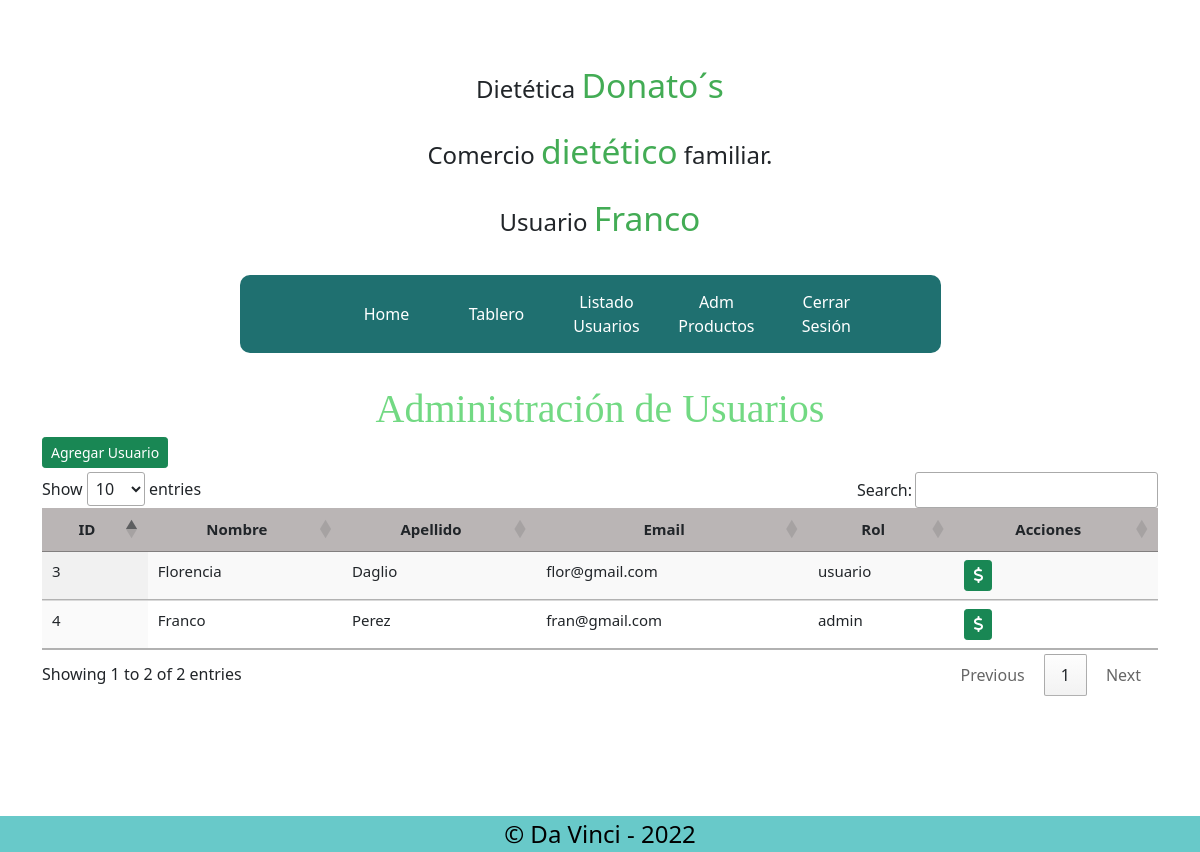
/admin/index.php?s=usuarios (signed in), run on the app's committed database.
### tables this page shows
CREATE TABLE `usuario` (
  `usuario_id` int(11) NOT NULL AUTO_INCREMENT,
  `nombre` varchar(100) NOT NULL,
  `apellido` varchar(100) NOT NULL,
  `email` varchar(150) NOT NULL,
  `password` varchar(300) NOT NULL,
  `fk_rol` int(11) NOT NULL,
  PRIMARY KEY (`usuario_id`),
  KEY `fk_rol` (`fk_rol`),
  CONSTRAINT `relacion_usuario_rol` FOREIGN KEY (`fk_rol`) REFERENCES `rol` (`rol_id`)
);

CREATE TABLE `rol` (
  `rol_id` int(11) NOT NULL AUTO_INCREMENT,
  `rol` varchar(100) NOT NULL,
  PRIMARY KEY (`rol_id`)
);

### classes/Usuario.php (called while the page is built, shortened)
<?php
class Usuario
{
    private int $usuario_id;
    private string $nombre;
    private string $apellido;
    private string $email;
    private string $rol;
    public function todo(): array
    {
        $db = (new DB)->getConexion();
        $query = "SELECT * FROM usuario INNER JOIN rol ON rol.rol_id = usuario.fk_rol";
        $stmt = $db->prepare($query);
        $stmt->execute();
        $stmt->setFetchMode(PDO::FETCH_CLASS, usuario::class);
        return $stmt->fetchAll();
    }
    public function getUsuarioId() : int{
        return $this->usuario_id;
    }
    public function getUsuarioNombre() : string{
        return $this->nombre;
    }
    public function getApellido(): string
    {
        return $this->apellido;
    }
    public function getEmail(): string
    {
        return $this->email;
    }
    public function getUsuarioRol() : string{
        return $this->rol;
    }
}

### admin/views/usuarios.php (the view)
<?php
$usuarios = (new usuario)->todo();
?>
<head>
	<link rel="stylesheet" href="https://cdnjs.cloudflare.com/ajax/libs/font-awesome/6.2.1/css/all.min.css">
</head>
<section class="container">
	<h1 class="mb-1">Administración de Usuarios</h1>
	<div class="mb-1"><a href="index.php?s=usuarios-publicar" class="btn btn-success btn-sm">Agregar Usuario</a></div>
	<table class="table display table-striped" id="table">
		<thead>
			<tr>
				<th>ID</th>
				<th>Nombre</th>
				<th>Apellido</th>
				<th>Email</th>
				<th>Rol</th>
				<th>Acciones</th>
			</tr>
		</thead>
		<tbody>
			<?php
			foreach ($usuarios as $usuario) :
			?>
				<tr>
				    <td><?= htmlspecialchars($usuario->getUsuarioId()); ?></td>
					<td><?= htmlspecialchars($usuario->getUsuarioNombre()); ?></td>
					<td><?= htmlspecialchars($usuario->getApellido()); ?></td>
					<td><?= htmlspecialchars($usuario->getEmail()); ?></td>
					<td><?= htmlspecialchars($usuario->getUsuarioRol()); ?></td>
					<td>
						<a href="index.php?s=compras-realizadas&id=<?= $usuario->getUsuarioId(); ?>" class="btn btn-success btn-sm"><i class="fas fa-dollar-sign"></i></a>
					</td>
				</tr>
			<?php
			endforeach;
			?>
		</tbody>
	</table>
</section>

### css/estilos.css (style rules this page uses)
* { margin: 0; padding: 0; font-size: 1rem; }
h1 { text-align: center; color: rgb(114, 217, 131); font-family: "Domine", serif; }
.form-floating, .btn-success { display: block; margin-left: auto; margin-right: auto; }
.table td, th { font-size: 15px; }
.table th { text-align: center !important; }
.table tr { background-color: rgb(186, 181, 181); }

### data on the page
usuario: usuario_id "3", nombre "Florencia", apellido "Daglio", email "flor@gmail.com", fk_rol.rol "usuario"
usuario: usuario_id "4", nombre "Franco", apellido "Perez", email "fran@gmail.com", fk_rol.rol "admin"

### other printed values
$_SESSION['nombre'] "Franco"
